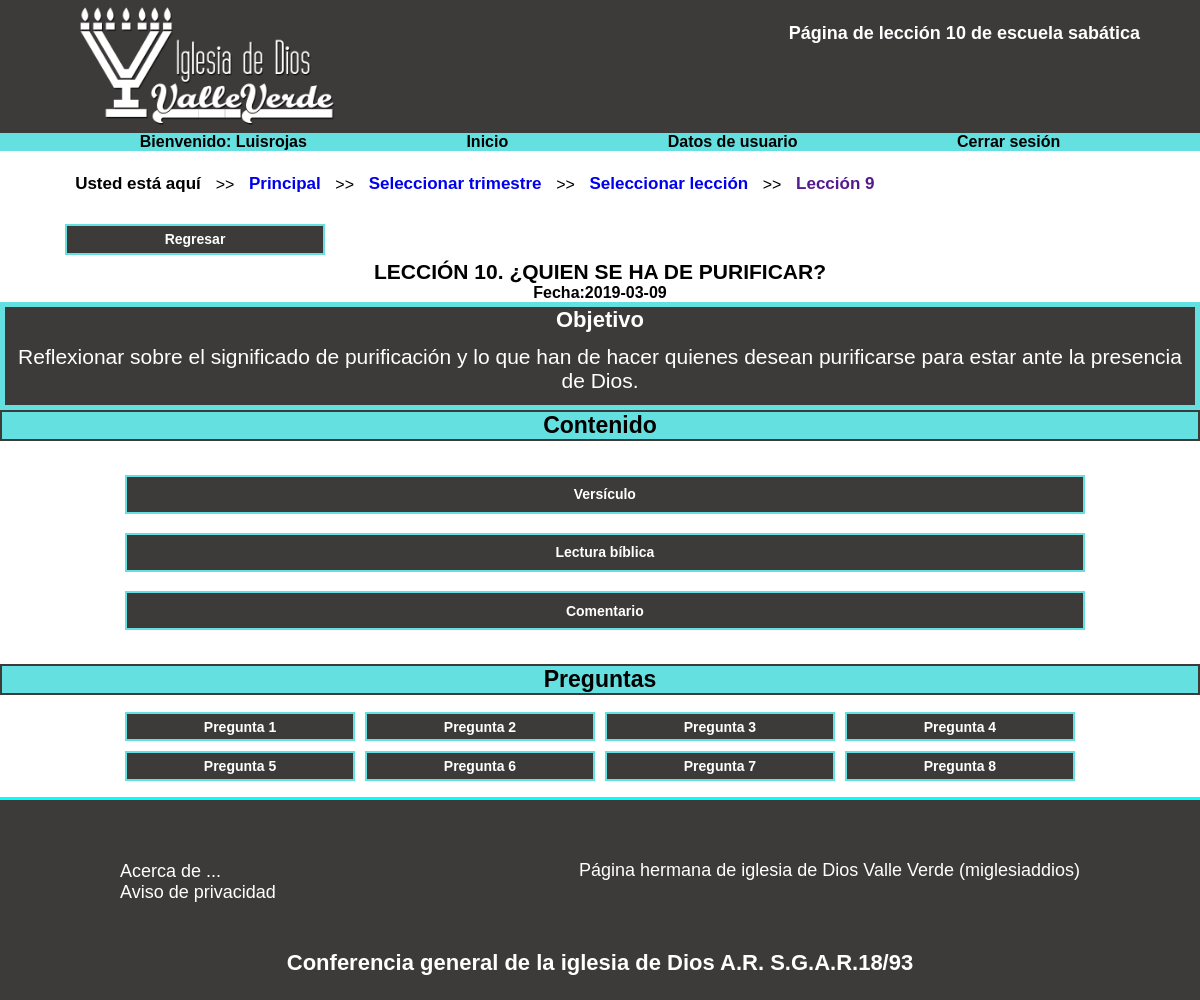
The page /blog-escuela-sabatica/escuela-adultos/trimestres/1er-trimestre-2019/leccion10/leccion10.php (signed in) on the database its author committed.
### tables this page shows
CREATE TABLE `lecciones_adultos` (
  `titulo_lecciones_adultos` varchar(250) NOT NULL,
  `datos_trimestre` varchar(60) NOT NULL
);

CREATE TABLE `fecha_leccion` (
  `id_fecha_leccion` int(11) NOT NULL,
  `fecha` date NOT NULL,
  `titulo_lecciones_adultos` varchar(250) NOT NULL
);

CREATE TABLE `objetivo_adultos` (
  `id_objetivo_adultos` int(11) NOT NULL,
  `objetivo_adultos` text NOT NULL,
  `titulo_lecciones_adultos` varchar(250) NOT NULL
);

### blog-escuela-sabatica/escuela-adultos/trimestres/1er-trimestre-2019/leccion10/consultas/consulta10.php (called while the page is built, shortened)
<?php
$leccion                             = "SELECT * FROM lecciones_adultos WHERE titulo_lecciones_adultos='LECCIÓN 10. ¿QUIEN SE HA DE PURIFICAR?'";
$resultadoleccion                    = mysqli_query($conexion, $leccion);
$registroleccion                     = mysqli_fetch_assoc($resultadoleccion);
$fecha                               = "SELECT * FROM fecha_leccion WHERE titulo_lecciones_adultos='LECCIÓN 10. ¿QUIEN SE HA DE PURIFICAR?'";
$resultadofecha                      = mysqli_query($conexion, $fecha);
$registrofecha                       = mysqli_fetch_assoc($resultadofecha);
$objetivo                            = "SELECT * FROM objetivo_adultos WHERE titulo_lecciones_adultos='LECCIÓN 10. ¿QUIEN SE HA DE PURIFICAR?'";
$resultadoobjetivo                   = mysqli_query($conexion, $objetivo);
$registroobjetivo                    = mysqli_fetch_assoc($resultadoobjetivo);
?>

### blog-escuela-sabatica/escuela-adultos/trimestres/1er-trimestre-2019/leccion10/leccion10.php (the view, shortened to what this page needs)
<?php
include "../../../../conexion-blog.php";
include "consultas/consulta10.php";
?>
<!DOCTYPE html>
<html lang="es-MX">
   <head>
      <link rel="stylesheet" href="../../css/estilos-leccion1.css">
   </head>
   <body>
      <div class="contenedor-filas-columnas">
         <header>
            <div class="caja-header">
               <div class="imagen-header">
                  <a href="../../../principal-blog.php"><img class="logo" src="../../../../../imagenes/logo_iglesia_de_dios_valle_verde.png" alt="iglesia-de-dios-valle-verde-escuela-sabatica"></a>
               </div>
               <div class="titulo-header">
                  <a href="">
                     <h1 class="h1-header">Página de lección 10 de escuela sabática</h1>
                  </a>
               </div>
            </div>
         </header>
         <div class="columna-nav">
            <nav class="menu">
               <ul>
                  <li>
                     <a href="">
                        <h3>Bienvenido: <?php
                           echo $_SESSION['nombre_usuario'];
                           ?></h3>
                     </a>
                  </li>
                  <li>
                     <a href="../../../principal-blog.php">
                        <h3>Inicio</h3>
                     </a>
                  </li>
                  <li>
                     <a href="../../../datos-usuario.php">
                        <h3>Datos de usuario</h3>
                     </a>
                  </li>
                  <li>
                     <a href="../../../cerrar-sesion.php">
                        <h3>Cerrar sesión</h3>
                     </a>
                  </li>
               </ul>
            </nav>
         </div>
         <div class="columnamapa">
            <div class="mapa">
               <ul>
                  <li class="amapa">Usted está aquí
                  </li>
                  <label>>></label>
                  <li><a  class="amapa" href="../../../principal-blog.php">Principal</a>
                  </li>
                  <label>>></label>
                  <li><a  class="amapa" href="../../../escuelas-trimestres.php">Seleccionar trimestre</a>
                  </li>
                  <label>>></label>
                  <li><a  class="amapa" href="../../../lecciones.php">Seleccionar lección</a>
                  </li>
                  <label>>></label>
                  <li><a  class="amapa" href="">Lección 9</a>
                  </li>
               </ul>
            </div>
         </div>
         <div class="boton_regresar">
         <a href="../../../lecciones.php"><button class="span_pregunta">Regresar</button></a>
         </div>
         <div class="principal1">
            <h2 class="h2_titulo_principal"><?php
               echo ($registroleccion['titulo_lecciones_adultos']);
               ?></h2>
            <h3 class="h3fecha">Fecha:<?php
               echo ($registrofecha['fecha']);
               ?></h3>
            <div class="objetivo">
                  <h4 class="h4tituloobjetivo">Objetivo</h4>
                  <p class="particleobjetivo"><?php
                     echo ($registroobjetivo['objetivo_adultos']);
                     ?></p>
               </div>
               <h2 class="h2preguntas">Contenido</h2>
<div class="div_preguntas_botones2">
	<a href='javascript:seleccion1(9);'><button class="span_pregunta2">Versículo</button></a>
	<a href='javascript:seleccion1(10);'><button class="span_pregunta2">Lectura bíblica</button></a>
<a href='javascript:seleccion1(11);'><button class="span_pregunta2">Comentario</button></a>
</div>
               <h2 class="h2preguntas">Preguntas</h2>
<div class="div_preguntas_botones">
	<a href='javascript:seleccion(1);'><button class="span_pregunta">Pregunta 1</button></a>
	<a href='javascript:seleccion(2);'><button class="span_pregunta">Pregunta 2</button></a>
   <a href='javascript:seleccion(3);'><button class="span_pregunta">Pregunta 3</button></a>
   <a href='javascript:seleccion(4);'><button class="span_pregunta">Pregunta 4</button></a>
   <a href='javascript:seleccion(5);'><button class="span_pregunta">Pregunta 5</button></a>
   <a href='javascript:seleccion(6);'><button class="span_pregunta">Pregunta 6</button></a>
   <a href='javascript:seleccion(7);'><button class="span_pregunta">Pregunta 7</button></a>
<a href='javascript:seleccion(8);'><button class="span_pregunta">Pregunta 8</button></a>
</div>
		 </div>
         <footer>
            <div class="columna-footer">
               <ul class="ul-footer">
                  <li><a class="a-footer" href="../../../../../contenidos/acerca-de.html">Acerca de ...</a></li>
                  <li><a class="a-footer" href="../../../../../contenidos/aviso-de-privacidad.html">Aviso de privacidad</a></li>
               </ul>
               <p class="pfooter-1"><a class="link-footer" href="https://miglesiaddios.jimdo.com/" target="_blank">Página hermana de iglesia de Dios Valle Verde (miglesiaddios)</a></p>
               <p class="pfooter">Conferencia general de la iglesia de Dios A.R. S.G.A.R.18/93</p>
            </div>
         </footer>
      </div>
   </body>
</html>

### rows shown on the page
lecciones_adultos: titulo_lecciones_adultos "LECCIÓN 10. ¿QUIEN SE HA DE PURIFICAR?"
fecha_leccion: fecha "2019-03-09"
objetivo_adultos: objetivo_adultos "Reflexionar sobre el significado de purificación y lo que han de hacer quienes desean purificarse para estar ante la presencia de Dios."

### other values the page prints
$_SESSION['nombre_usuario'] "Luisrojas"
